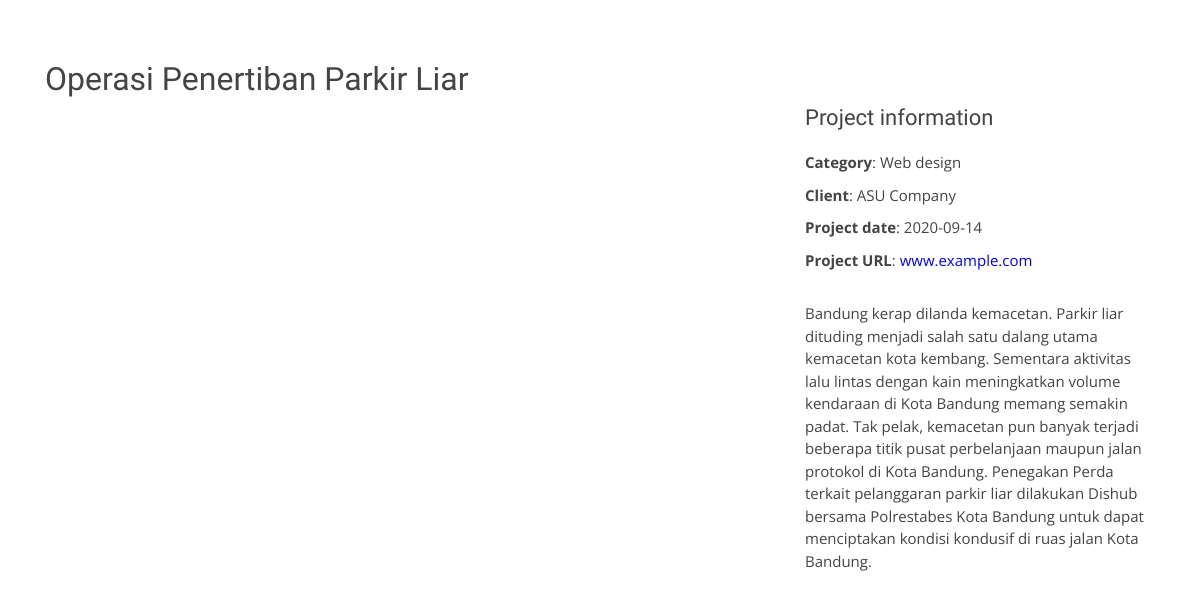
Page /dokumentasi/dokumentasiDetails/4 on the committed database.
### tables this page shows
CREATE TABLE `dokumentasi` (
  `ID_dokumentasi` int(11) NOT NULL,
  `judul_dokumentasi` varchar(30) NOT NULL,
  `img_cover` varchar(250) NOT NULL,
  `text_dokumentasi` text NOT NULL,
  `waktu_upload` date NOT NULL,
  `ID_admin` int(11) NOT NULL
);

### app/core/Controller.php (called while the page is built, shortened)
<?php
class Controller{
    public function view($view, $data = []){
        require_once 'app/views/' . $view . '.php';
    }
    public function model($model){
        return new $model;
    }
}

### app/controllers/Dokumentasi.php (called while the page is built, shortened)
<?php
Class Dokumentasi extends controller{
    public function dokumentasiDetails($id){
        $data['judul'] = 'Detail Dokumentasi';
        $data['dokumentasi'] = $this->model('userModel')->getDokumentasiById($id);
        $this->view('dokumentasi/dokumentasi-details', $data);
    }
}

### app/core/App.php (called while the page is built, shortened)
<?php
class App
{
    protected $method = 'index';
    protected $params = [];
    public function __construct()
    {
        $url = $this->parseURL();
        if (file_exists('app/controllers/' . $url[0] . '.php')) {
            unset($url[0]);
        }
        $this->controller = new $this->controller;
        if (isset($url[1])) {
            if (method_exists($this->controller, $url[1])) {
                $this->method = $url[1];
                unset($url[1]);
            }
        }
        if (!empty($url)) {
            $this->params = array_values($url);
        }
        call_user_func_array([$this->controller, $this->method], $this->params);
    }
    public function parseURL()
    {
        if (isset($_GET['url'])) {
            $url = rtrim($_GET['url'], '/');
            $url = filter_var($url, FILTER_SANITIZE_URL);
            $url = explode('/', $url);
            return $url;
        }
    }
}

### index.php (called while the page is built, shortened)
<?php
$app = new App;

### app/core/Database.php (called while the page is built, shortened)
<?php
class Database
{
    private $host = DB_HOST;
    private $user = DB_USER;
    private $pass = DB_PASS;
    private $db_name = DB_NAME;
    private $dbh;
    private $stmt;
    public function __construct()
    {
        $dsn = 'mysql:host=' . $this->host . ';dbname=' . $this->db_name;
        $option = [
            PDO::ATTR_PERSISTENT => true,
            PDO::ATTR_ERRMODE => PDO::ERRMODE_EXCEPTION
        ];
        try {
            $this->dbh = new PDO($dsn, $this->user, $this->pass, $option);
        } catch (PDOException $e) {
            die($e->getMessage());
        }
    }
    public function query($query)
    {
        $this->stmt = $this->dbh->prepare($query);
    }
    public function bind($param, $value, $type = null)
    {
        if (is_null($type)) {
            switch (true) {
                default:
                    $type = PDO::PARAM_STR;
            }
        }
        $this->stmt->bindValue($param, $value, $type);
    }
    public function execute()
    {
        $this->stmt->execute();
    }
    public function single()
    {
        $this->execute();
        return $this->stmt->fetch(PDO::FETCH_ASSOC);
    }
}

### app/models/userModel.php (called while the page is built, shortened)
<?php
class userModel{
    private $db;
    public function __construct()
    {
        $this->db = new Database;
    }
    public function getDokumentasiById($id)
    {
        $this->db->query('SELECT * FROM dokumentasi WHERE ID_dokumentasi=:id');
        $this->db->bind('id', $id);
        return $this->db->single();
    }
}

### app/views/dokumentasi/dokumentasi-details.php (the view, shortened to what this page needs)
<main id="main">
    <section id="portfolio-details" class="portfolio-details">
      <div class="container">
        <div class="row">
          <div class="col-lg-8">
            <h2 class="dokumentasi-title"><?= $data['dokumentasi']['judul_dokumentasi'] ?></h2>
          </div>
          <div class="col-lg-4 portfolio-info">
            <h3>Project information</h3>
            <ul>
              <li><strong>Category</strong>: Web design</li>
              <li><strong>Client</strong>: ASU Company</li>
              <li><strong>Project date</strong>: <?= $data['dokumentasi']['waktu_upload'] ?></li>
              <li><strong>Project URL</strong>: <a href="#">www.example.com</a></li>
            </ul>
            <p>
            <?= $data['dokumentasi']['text_dokumentasi'] ?>
            </p>
          </div>
        </div>
      </div>
    </section>
  </main>

### public/css/style.css (style rules this page uses)
a { color: #0000FF; }
h1, h2, h3, h4, h5, h6 { font-family: "Raleway", sans-serif; }
section { padding: 60px 0; }
.portfolio-details .portfolio-info { padding-top: 45px; }
.portfolio-details .portfolio-info h3 { font-size: 22px; font-weight: 400; margin-bottom: 20px; }
.portfolio-details .portfolio-info ul { list-style: none; padding: 0; font-size: 15px; }
.portfolio-details .portfolio-info ul li+li { margin-top: 10px; }
.portfolio-details .portfolio-info p { font-size: 15px; padding: 15px 0 0 0; }

### rows in the picture
dokumentasi: judul_dokumentasi "Operasi Penertiban Parkir Liar", waktu_upload "2020-09-14", text_dokumentasi "Bandung kerap dilanda kemacetan. Parkir liar dituding menjadi salah satu dalang utama kemacetan kota kembang. Sementara aktivitas lalu lintas dengan kain meningkatkan volume kendaraan di Kota Bandung memang semakin padat. Tak pelak, kemacetan pun banyak terjadi beberapa titik pusat perbelanjaan maupun jalan protokol di Kota Bandung. Penegakan Perda terkait pelanggaran parkir liar dilakukan Dishub bersama Polrestabes Kota Bandung untuk dapat menciptakan kondisi kondusif di ruas jalan Kota Bandung."
